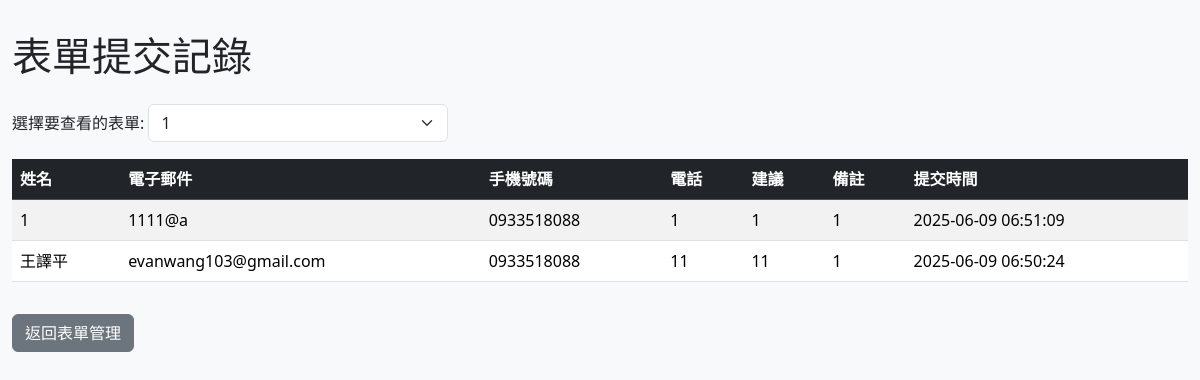
Screenshot of /form_admin/form_submissions?form_id=3 with the database file from the repository.
### tables this page shows
CREATE TABLE form_submissions_3 (id INTEGER PRIMARY KEY AUTOINCREMENT, name TEXT NOT NULL, email TEXT NOT NULL, phone TEXT NOT NULL, timestamp TEXT NOT NULL, "field____0" TEXT, "field____1" TEXT, "field____2" TEXT);

### app.py (the view)
@app.route('/form_admin/form_submissions')
def admin_form_submissions():
    conn = get_db_connection()
    submissions_data = []
    headers = []
    selected_form_id = request.args.get('form_id', type=int)
    try:
        forms = conn.execute('SELECT id, title FROM forms ORDER BY id DESC').fetchall()
        if selected_form_id:
            form_info = conn.execute(
                'SELECT table_name, custom_fields FROM forms WHERE id = ?',
                (selected_form_id,)
            ).fetchone()
            if form_info and form_info['table_name']:
                table_name = form_info['table_name']
                cursor = conn.execute(f"PRAGMA table_info({table_name})")
                db_columns = {row['name'] for row in cursor.fetchall()} # 使用集合(set)以便快速查找
                custom_fields_list = json.loads(form_info['custom_fields'])
                custom_fields_map = {
                    field['sanitized_name']: field['original_name']
                    for field in custom_fields_list
                }
                standard_cols = ['name', 'email', 'phone']
                timestamp_col = ['timestamp']
                custom_cols_ordered = [
                    field['sanitized_name']
                    for field in custom_fields_list
                    if field['sanitized_name'] in db_columns
                ]
                final_query_cols = []
                display_headers = []
                header_map = {'name': '姓名', 'email': '電子郵件', 'phone': '手機號碼', 'timestamp': '提交時間'}
                for col in standard_cols:
                    if col in db_columns:
                        final_query_cols.append(f'"{col}"')
                        display_headers.append(header_map[col])
                for col in custom_cols_ordered:
                    final_query_cols.append(f'"{col}"')
                    display_headers.append(custom_fields_map[col])
                for col in timestamp_col:
                    if col in db_columns:
                        final_query_cols.append(f'"{col}"')
                        display_headers.append(header_map[col])
                headers = display_headers
                if final_query_cols:
                    submission_rows = conn.execute(
                        f'SELECT {", ".join(final_query_cols)} FROM {table_name} ORDER BY id DESC'
                    ).fetchall()
                    submissions_data = [list(row) for row in submission_rows]
    except sqlite3.Error as e:
        print(f"讀取提交記錄時發生錯誤: {e}")
        flash('讀取提交記錄時發生錯誤，可能是資料表不存在或損毀。', 'danger')
        submissions_data = []
        forms = []
    finally:
        conn.close()
    return render_template(
        'form_all.html',
        submissions=submissions_data,
        forms=forms,
        selected_form_id=selected_form_id,
        headers=headers  # 將動態表頭傳遞給模板
    )

### app.py (called while the page is built)
def get_db_connection() -> Connection:
    conn = sqlite3.connect('database.db')
    conn.row_factory = sqlite3.Row
    return conn

### templates/form_all.html (shortened to what this page needs)
<!DOCTYPE html>
<html lang="zh-TW">
<head>
    <link href="https://cdn.jsdelivr.net/npm/bootstrap@5.3.3/dist/css/bootstrap.min.css" rel="stylesheet">
</head>
<body>
    <div class="container">
        <h1 class="mb-4">表單提交記錄</h1>
        <div class="mb-3">
            <form action="{{ url_for('admin_form_submissions') }}" method="get">
                <label for="form_id" class="form-label">選擇要查看的表單:</label>
                <select class="form-select d-inline-block" id="form_id" name="form_id" onchange="this.form.submit()">
                    {% for form in forms %}
                    <option value="{{ form.id }}" {% if selected_form_id == form.id %}selected{% endif %}>{{ form.title }}</option>
                    {% endfor %}
                </select>
            </form>
        </div>
        {% if selected_form_id and submissions %}
        <div class="table-responsive">
            <table class="table table-striped table-hover">
                <thead class="table-dark">
                    <tr>
                        {% for header in headers %}
                            <th scope="col">{{ header }}</th>
                        {% endfor %}
                    </tr>
                </thead>
                <tbody>
                    {% for submission_row in submissions %}
                    <tr>
                        {% for cell in submission_row %}
                            <td>{{ cell }}</td>
                        {% endfor %}
                    </tr>
                    {% endfor %}
                </tbody>
            </table>
        </div>
        {% elif selected_form_id %}
        <div class="alert alert-info" role="alert">
            此表單目前尚無任何提交記錄。
        </div>
        {% endif %}
        <a href="{{ url_for('form_admin') }}" class="btn btn-secondary mt-3">返回表單管理</a>
    </div>
</body>
</html>

### templates/form_all.html (style rules this page uses)
body { background-color: #f8f9fa; }
.container { max-width: 1200px; margin-top: 2rem; margin-bottom: 2rem; }
.table th, .table td { vertical-align: middle; white-space: nowrap; }
.form-select { max-width: 300px; }

### rows the page displays
form_submissions_3: submission_row "1" "1" "1" "1", email "1111@a", phone "0933518088", timestamp "2025-06-09 06:51:09"
form_submissions_3: name "王譯平", email "evanwang103@gmail.com", phone "0933518088", field____0 "11", field____1 "11", submission_row "1", timestamp "2025-06-09 06:50:24"

### other values shown
{{ header }} "姓名" "電子郵件" "手機號碼" "電話" "建議" "備註" "提交時間"
form field form_id "1"
